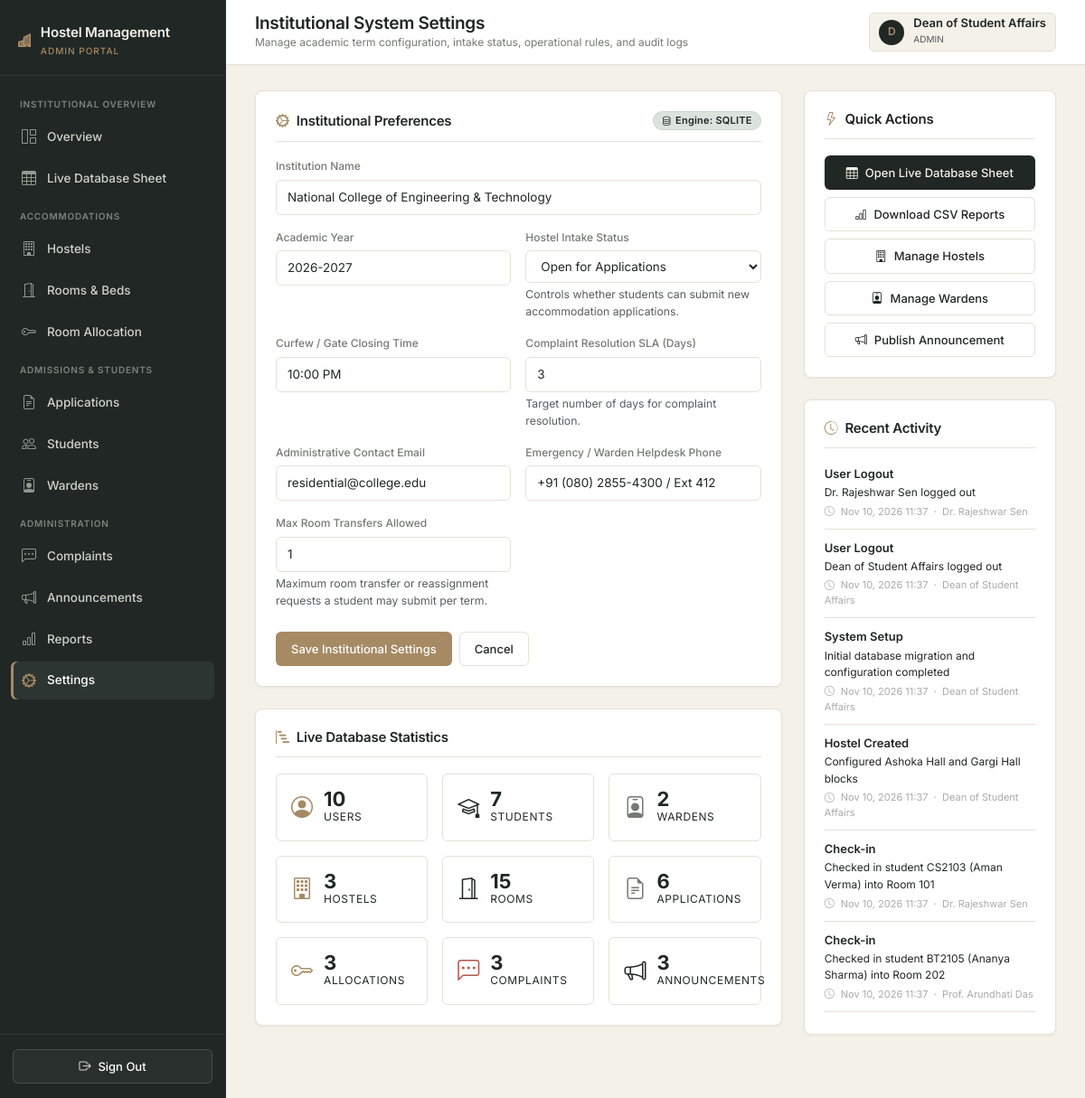
Before: /admin/settings (signed in) with the older database file.
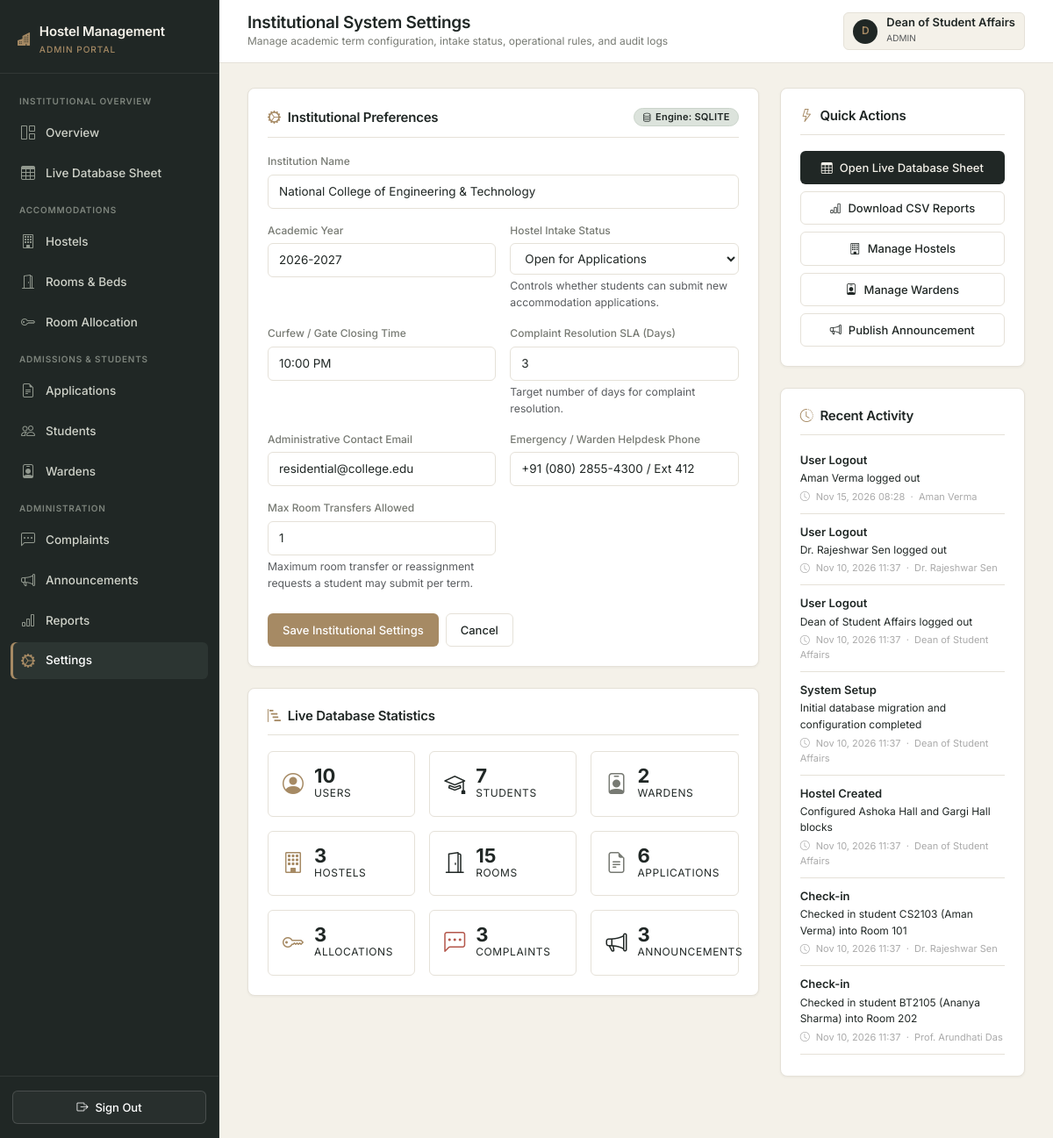
After: the same page with the newer database file.
### app/models.py (models this page shows, shortened)
class User(UserMixin, db.Model):
    __tablename__ = "users"
    id = db.Column(db.Integer, primary_key=True)
    name = db.Column(db.String(100), nullable=False)
    email = db.Column(db.String(120), unique=True, nullable=False, index=True)
    password_hash = db.Column(db.String(255), nullable=False)
    role = db.Column(db.Enum("student", "warden", "admin", name="user_roles"), nullable=False)
    created_at = db.Column(db.DateTime, default=datetime.utcnow, nullable=False)
    student = db.relationship("Student", backref="user", uselist=False, cascade="all, delete-orphan")
    warden = db.relationship("Warden", backref="user", uselist=False, cascade="all, delete-orphan")

class ActivityLog(db.Model):
    __tablename__ = "activity_logs"
    id = db.Column(db.Integer, primary_key=True)
    user_id = db.Column(db.Integer, db.ForeignKey("users.id", ondelete="SET NULL"), nullable=True)
    action = db.Column(db.String(100), nullable=False)
    details = db.Column(db.String(255))
    created_at = db.Column(db.DateTime, default=datetime.utcnow, nullable=False)
    user = db.relationship("User")

### app/admin/routes.py (the view, shortened to what this page needs)
@bp.route("/settings", methods=["GET", "POST"])
@login_required
@role_required("admin")
def settings():
    form = SettingsForm()
    default_settings = {
        "institution_name": "National College of Engineering & Technology",
        "academic_year": "2026-2027",
        "intake_status": "Open",
        "curfew_hours": "10:00 PM",
        "contact_email": "residential@college.edu",
        "emergency_phone": "+91 (080) 2855-4300 / Ext 412",
        "complaint_sla_days": "3",
        "max_room_transfers": "1",
    }
    if request.method == "GET":
        form.institution_name.data = SystemSetting.get_val("institution_name", default_settings["institution_name"])
        form.academic_year.data = SystemSetting.get_val("academic_year", default_settings["academic_year"])
        form.intake_status.data = SystemSetting.get_val("intake_status", default_settings["intake_status"])
        form.curfew_hours.data = SystemSetting.get_val("curfew_hours", default_settings["curfew_hours"])
        form.contact_email.data = SystemSetting.get_val("contact_email", default_settings["contact_email"])
        form.emergency_phone.data = SystemSetting.get_val("emergency_phone", default_settings["emergency_phone"])
        form.complaint_sla_days.data = int(SystemSetting.get_val("complaint_sla_days", default_settings["complaint_sla_days"]))
        form.max_room_transfers.data = int(SystemSetting.get_val("max_room_transfers", default_settings["max_room_transfers"]))
    recent_logs = ActivityLog.query.order_by(ActivityLog.created_at.desc()).limit(12).all()
    stats = {
        "users": User.query.count(),
        "students": Student.query.count(),
        "wardens": Warden.query.count(),
        "hostels": Hostel.query.count(),
        "rooms": Room.query.count(),
        "applications": Application.query.count(),
        "allocations": Allocation.query.count(),
        "complaints": Complaint.query.count(),
        "announcements": Announcement.query.count()
    }
    db_engine = db.engine.name.upper()
    return render_template("admin/settings.html", form=form, recent_logs=recent_logs, stats=stats, db_engine=db_engine)

### app/forms.py
class SettingsForm(FlaskForm):
    institution_name = StringField("Institution Name", validators=[DataRequired(), Length(max=150)])
    academic_year = StringField("Academic Year", validators=[DataRequired(), Length(max=20)])
    intake_status = SelectField("Hostel Intake Status", choices=[
        ("Open", "Open for Applications"),
        ("Closed", "Intake Closed")
    ], validators=[DataRequired()])
    curfew_hours = StringField("Curfew / Gate Closing Time", validators=[DataRequired(), Length(max=20)])
    contact_email = StringField("Administrative Contact Email", validators=[DataRequired(), Email(), Length(max=120)])
    emergency_phone = StringField("Emergency / Warden Helpdesk Phone", validators=[DataRequired(), Length(max=30)])
    complaint_sla_days = IntegerField("Complaint Resolution SLA (Days)", validators=[DataRequired(), NumberRange(min=1, max=30)])
    max_room_transfers = IntegerField("Max Room Transfers Allowed", validators=[DataRequired(), NumberRange(min=0, max=5)])
    submit = SubmitField("Save Institutional Settings")

### app/__init__.py (called while the page is built)
@login_manager.user_loader
def load_user(user_id):
    from .models import User
    return db.session.get(User, int(user_id))

### app/models.py (called while the page is built)
    @classmethod
    def get_val(cls, key, default=""):
        item = cls.query.filter_by(key=key).first()
        return item.value if item else default

### app/templates/admin/settings.html (shortened to what this page needs)
{% extends "shared/base.html" %}
{% block page_title %}Institutional System Settings{% endblock %}
{% block page_subtitle %}Manage academic term configuration, intake status, operational rules, and audit logs{% endblock %}
{% block content %}
<div class="row g-4">
  <div class="col-lg-8">
    <div class="content-panel">
      <div class="panel-header">
        <h2 class="panel-title"><i class="bi bi-gear-wide-connected text-warning" style="color: var(--accent-bronze) !important;"></i> Institutional Preferences</h2>
        <span class="custom-badge badge-neutral"><i class="bi bi-database me-1"></i> Engine: {{ db_engine }}</span>
      </div>
      <form method="POST" action="{{ url_for('admin.settings') }}" novalidate>
        <div class="row g-3">
          <div class="col-12">
            <label class="form-label-custom">{{ form.institution_name.label.text }}</label>
            {{ form.institution_name(class="form-control-custom", placeholder="e.g. National College of Engineering & Technology") }}
          </div>
          <div class="col-md-6">
            <label class="form-label-custom">{{ form.academic_year.label.text }}</label>
            {{ form.academic_year(class="form-control-custom", placeholder="e.g. 2026-2027") }}
          </div>
          <div class="col-md-6">
            <label class="form-label-custom">{{ form.intake_status.label.text }}</label>
            {{ form.intake_status(class="form-select-custom") }}
            <small class="text-muted d-block mt-1">Controls whether students can submit new accommodation applications.</small>
          </div>
          <div class="col-md-6">
            <label class="form-label-custom">{{ form.curfew_hours.label.text }}</label>
            {{ form.curfew_hours(class="form-control-custom", placeholder="e.g. 10:00 PM") }}
          </div>
          <div class="col-md-6">
            <label class="form-label-custom">{{ form.complaint_sla_days.label.text }}</label>
            {{ form.complaint_sla_days(class="form-control-custom", type="number", min="1", max="30") }}
            <small class="text-muted d-block mt-1">Target number of days for complaint resolution.</small>
          </div>
          <div class="col-md-6">
            <label class="form-label-custom">{{ form.contact_email.label.text }}</label>
            {{ form.contact_email(class="form-control-custom", placeholder="residential@college.edu") }}
          </div>
          <div class="col-md-6">
            <label class="form-label-custom">{{ form.emergency_phone.label.text }}</label>
            {{ form.emergency_phone(class="form-control-custom", placeholder="+91 (080) 2855-4300") }}
          </div>
          <div class="col-md-6">
            <label class="form-label-custom">{{ form.max_room_transfers.label.text }}</label>
            {{ form.max_room_transfers(class="form-control-custom", type="number", min="0", max="5") }}
            <small class="text-muted d-block mt-1">Maximum room transfer or reassignment requests a student may submit per term.</small>
          </div>
        </div>
        <div class="d-flex gap-2 mt-4">
          {{ form.submit(class="btn-custom btn-bronze") }}
          <a href="{{ url_for('admin.overview') }}" class="btn-custom btn-outline-custom">Cancel</a>
        </div>
      </form>
    </div>
    <div class="content-panel mt-4">
      <div class="panel-header">
        <h2 class="panel-title"><i class="bi bi-bar-chart-steps text-warning" style="color: var(--accent-bronze) !important;"></i> Live Database Statistics</h2>
      </div>
      <div class="row g-3">
        {% for label, count, icon, color in stat_items %}
        <div class="col-6 col-md-4">
          <div style="border: 1px solid var(--border-color); border-radius: var(--radius-sm); padding: 16px; display: flex; align-items: center; gap: 12px;">
            <i class="bi {{ icon }}" style="font-size: 24px; color: {{ color }};"></i>
            <div>
              <div style="font-size: 22px; font-weight: 700; color: var(--charcoal); line-height: 1;">{{ count }}</div>
              <div style="font-size: 12px; color: var(--secondary-text); text-transform: uppercase; letter-spacing: 0.05em;">{{ label }}</div>
            </div>
          </div>
        </div>
        {% endfor %}
      </div>
    </div>
  </div>
  <div class="col-lg-4">
    <div class="content-panel mb-4">
      <div class="panel-header">
        <h2 class="panel-title"><i class="bi bi-lightning text-warning" style="color: var(--accent-bronze) !important;"></i> Quick Actions</h2>
      </div>
      <div class="d-flex flex-column gap-2">
        <a href="{{ url_for('admin.sheets') }}" class="btn-custom btn-charcoal justify-content-center">
          <i class="bi bi-table"></i> Open Live Database Sheet
        </a>
        <a href="{{ url_for('admin.reports') }}" class="btn-custom btn-outline-custom justify-content-center">
          <i class="bi bi-bar-chart"></i> Download CSV Reports
        </a>
        <a href="{{ url_for('admin.hostels') }}" class="btn-custom btn-outline-custom justify-content-center">
          <i class="bi bi-building"></i> Manage Hostels
        </a>
        <a href="{{ url_for('admin.wardens') }}" class="btn-custom btn-outline-custom justify-content-center">
          <i class="bi bi-person-badge"></i> Manage Wardens
        </a>
        <a href="{{ url_for('admin.announcements') }}" class="btn-custom btn-outline-custom justify-content-center">
          <i class="bi bi-megaphone"></i> Publish Announcement
        </a>
      </div>
    </div>
    <div class="content-panel">
      <div class="panel-header">
        <h2 class="panel-title"><i class="bi bi-clock-history text-warning" style="color: var(--accent-bronze) !important;"></i> Recent Activity</h2>
      </div>
      {% if recent_logs %}
        <div class="d-flex flex-column gap-2">
          {% for log in recent_logs %}
          <div style="border-bottom: 1px solid var(--border-color); padding-bottom: 10px; margin-bottom: 2px;">
            <div style="font-size: 13px; font-weight: 600; color: var(--charcoal);">{{ log.action }}</div>
            <div style="font-size: 12px; color: var(--secondary-text); margin-top: 2px;">
              {{ log.details|truncate(72) }}
            </div>
            <div style="font-size: 11px; color: #aaa; margin-top: 3px;">
              <i class="bi bi-clock me-1"></i>
              {% if log.created_at %}
                {{ log.created_at.strftime('%b %d, %Y  %H:%M') }}
              {% else %}
                —
              {% endif %}
              {% if log.user %}
                &nbsp;·&nbsp; {{ log.user.name }}
              {% endif %}
            </div>
          </div>
          {% endfor %}
        </div>
      {% else %}
        <div class="text-center py-3" style="color: var(--secondary-text); font-size: 13px;">
          <i class="bi bi-clipboard-check d-block mb-2 fs-4"></i>No activity recorded yet.
        </div>
      {% endif %}
    </div>
  </div>
</div>
{% endblock %}

### app/templates/shared/base.html (shortened to what this page needs)
<!DOCTYPE html>
<html lang="en">
<head>
  <link rel="stylesheet" href="https://cdn.jsdelivr.net/npm/bootstrap@5.3.3/dist/css/bootstrap.min.css">
  <link rel="stylesheet" href="https://cdn.jsdelivr.net/npm/bootstrap-icons@1.11.3/font/bootstrap-icons.min.css">
  <link rel="stylesheet" href="{{ url_for('static', filename='css/main.css') }}">
</head>
<body>
{% if current_user.is_authenticated %}
  <div class="app-wrapper">
    <aside class="app-sidebar">
      <div class="sidebar-header">
        <div class="sidebar-brand">
          <i class="bi bi-buildings-fill text-warning" style="color: var(--accent-bronze) !important;"></i>
          <div>
            <div>Hostel Management</div>
            <small>{{ current_user.role }} portal</small>
          </div>
        </div>
      </div>
      <nav class="sidebar-nav">
        {% if current_user.role == 'admin' %}
          <div class="nav-section-title">Institutional Overview</div>
          <a href="{{ url_for('admin.overview') }}" class="{{ 'active' if request.endpoint == 'admin.overview' else '' }}">
            <i class="bi bi-grid-1x2"></i> Overview
          </a>
          <a href="{{ url_for('admin.sheets') }}" class="{{ 'active' if request.endpoint == 'admin.sheets' else '' }}">
            <i class="bi bi-table"></i> Live Database Sheet
          </a>
          <div class="nav-section-title">Accommodations</div>
          <a href="{{ url_for('admin.hostels') }}" class="{{ 'active' if request.endpoint == 'admin.hostels' else '' }}">
            <i class="bi bi-building"></i> Hostels
          </a>
          <a href="{{ url_for('admin.rooms') }}" class="{{ 'active' if request.endpoint == 'admin.rooms' else '' }}">
            <i class="bi bi-door-open"></i> Rooms & Beds
          </a>
          <a href="{{ url_for('admin.allocations') }}" class="{{ 'active' if request.endpoint == 'admin.allocations' else '' }}">
            <i class="bi bi-key"></i> Room Allocation
          </a>
          <div class="nav-section-title">Admissions & Students</div>
          <a href="{{ url_for('admin.applications') }}" class="{{ 'active' if request.endpoint == 'admin.applications' else '' }}">
            <i class="bi bi-file-earmark-text"></i> Applications
          </a>
          <a href="{{ url_for('admin.students') }}" class="{{ 'active' if request.endpoint == 'admin.students' else '' }}">
            <i class="bi bi-people"></i> Students
          </a>
          <a href="{{ url_for('admin.wardens') }}" class="{{ 'active' if request.endpoint == 'admin.wardens' else '' }}">
            <i class="bi bi-person-badge"></i> Wardens
          </a>
          <div class="nav-section-title">Administration</div>
          <a href="{{ url_for('admin.complaints') }}" class="{{ 'active' if request.endpoint == 'admin.complaints' else '' }}">
            <i class="bi bi-chat-left-dots"></i> Complaints
          </a>
          <a href="{{ url_for('admin.announcements') }}" class="{{ 'active' if request.endpoint == 'admin.announcements' else '' }}">
            <i class="bi bi-megaphone"></i> Announcements
          </a>
          <a href="{{ url_for('admin.reports') }}" class="{{ 'active' if request.endpoint == 'admin.reports' else '' }}">
            <i class="bi bi-bar-chart"></i> Reports
          </a>
          <a href="{{ url_for('admin.settings') }}" class="{{ 'active' if request.endpoint == 'admin.settings' else '' }}">
            <i class="bi bi-gear-wide-connected"></i> Settings
          </a>
        {% endif %}
      </nav>
      <div class="sidebar-footer">
        <a href="{{ url_for('auth.logout') }}" class="btn-custom btn-outline-custom w-100 justify-content-center text-white" style="border-color: rgba(255,255,255,0.15); background: rgba(255,255,255,0.04);">
          <i class="bi bi-box-arrow-right"></i> Sign Out
        </a>
      </div>
    </aside>
    <div class="app-main">
      <header class="app-topbar">
        <div class="d-flex align-items-center gap-3">
          <div class="topbar-title">
            <h1>{% block page_title %}Dashboard{% endblock %}</h1>
            <div class="breadcrumb-sub">{% block page_subtitle %}{{ college_name }}{% endblock %}</div>
          </div>
        </div>
        <div class="topbar-actions">
          <div class="user-profile-badge">
            <div class="user-avatar">{{ current_user.name[:1] }}</div>
            <div>
              <div class="fw-semibold lh-1">{{ current_user.name }}</div>
              <small class="text-muted text-uppercase" style="font-size: 10px;">{{ current_user.role }}</small>
            </div>
          </div>
        </div>
      </header>
      <div class="app-content">
        {% block content %}{% endblock %}
      </div>
    </div>
  </div>
{% endif %}
</body>
</html>

Changed rows visible on the page:
added ActivityLog: action "User Logout", details "Aman Verma logged out", created_at "Nov 15, 2026 08:28", user.name "Aman Verma"
